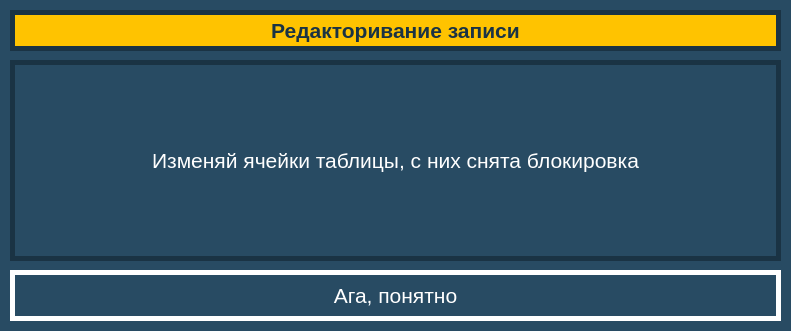
<?xml version="1.0" encoding="UTF-8"?>
<ui version="4.0">
 <class>ChangeInfoForm</class>
 <widget class="QWidget" name="ChangeInfoForm">
  <property name="geometry">
   <rect>
    <x>0</x>
    <y>0</y>
    <width>791</width>
    <height>331</height>
   </rect>
  </property>
  <property name="minimumSize">
   <size>
    <width>791</width>
    <height>331</height>
   </size>
  </property>
  <property name="maximumSize">
   <size>
    <width>791</width>
    <height>331</height>
   </size>
  </property>
  <property name="windowTitle">
   <string>Радектирование</string>
  </property>
  <property name="styleSheet">
   <string notr="true">QWidget#ChangeInfoForm {

	background-color: #284B63;
}</string>
  </property>
  <widget class="QLabel" name="headText">
   <property name="geometry">
    <rect>
     <x>10</x>
     <y>10</y>
     <width>771</width>
     <height>41</height>
    </rect>
   </property>
   <property name="font">
    <font>
     <pointsize>16</pointsize>
     <weight>75</weight>
     <bold>true</bold>
    </font>
   </property>
   <property name="styleSheet">
    <string notr="true">QLabel#headText {

	background-color: #FFC300;
	color: #1A3344;
	border: 5px solid #1A3344;
}</string>
   </property>
   <property name="text">
    <string>Редакторивание записи</string>
   </property>
   <property name="alignment">
    <set>Qt::AlignCenter</set>
   </property>
  </widget>
  <widget class="QLabel" name="text1">
   <property name="geometry">
    <rect>
     <x>10</x>
     <y>60</y>
     <width>771</width>
     <height>201</height>
    </rect>
   </property>
   <property name="font">
    <font>
     <pointsize>16</pointsize>
    </font>
   </property>
   <property name="styleSheet">
    <string notr="true">QLabel#text1 {

	background-color: #284B63;
	color: #FFFFFF;
	border: 5px solid #1A3344;
}</string>
   </property>
   <property name="text">
    <string>Изменяй ячейки таблицы, с них снята блокировка</string>
   </property>
   <property name="alignment">
    <set>Qt::AlignCenter</set>
   </property>
  </widget>
  <widget class="QPushButton" name="exitButton">
   <property name="geometry">
    <rect>
     <x>10</x>
     <y>270</y>
     <width>771</width>
     <height>51</height>
    </rect>
   </property>
   <property name="minimumSize">
    <size>
     <width>381</width>
     <height>51</height>
    </size>
   </property>
   <property name="maximumSize">
    <size>
     <width>99999</width>
     <height>51</height>
    </size>
   </property>
   <property name="font">
    <font>
     <pointsize>16</pointsize>
    </font>
   </property>
   <property name="styleSheet">
    <string notr="true">QPushButton#exitButton {

	background-color: #284B63;
	color: #FFFFFF;
	border: 5px solid #FFFFFF;
}
QPushButton#exitButton:hover {

	background-color: #FFFFFF;
	color: #1A3344;
	border: 5px solid #1A3344;
}
QPushButton#exitButton:pressed {

	background-color: #DB1921;
	color: #FFFFFF;
	border: 5px solid #1A3344;
}
QPushButton#exitButton:disabled {

	background-color: #284B63;
	color: #4B7089;
	border: 5px solid #4B7089;
}</string>
   </property>
   <property name="text">
    <string>Ага, понятно</string>
   </property>
  </widget>
 </widget>
 <resources/>
 <connections/>
</ui>
